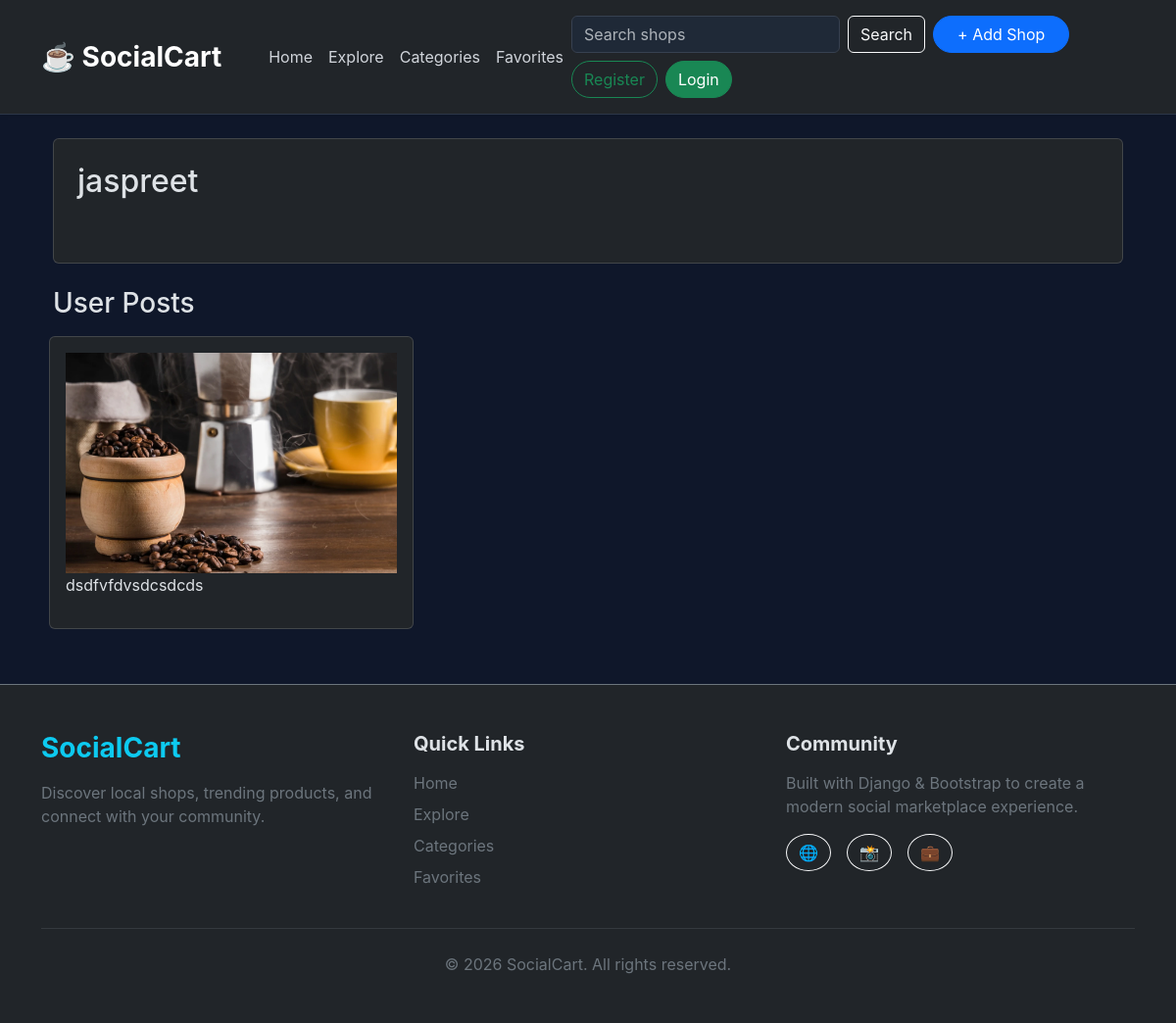
The app's page /shops/profile/jaspreet/ with its own data.
### shops/models.py (models this page shows, shortened)
class Profile(models.Model):
    user = models.OneToOneField(User, on_delete=models.CASCADE)
    bio = models.TextField(blank=True)
    profile_image = models.ImageField(upload_to='profile_images/', blank=True, null=True)
    location = models.CharField(max_length=100, blank=True)
    website = models.URLField(blank=True)

class Shop(models.Model):
    CATEGORY_CHOICES = [
        ('Coffee', 'Coffee'),
        ('Food', 'Food'),
        ('Fashion', 'Fashion'),
        ('Tech', 'Tech'),
        ('Art', 'Art'),
    ]
    user = models.ForeignKey(User, on_delete=models.CASCADE)
    text = models.TextField(max_length=240)
    photo = models.ImageField(upload_to='photos/', blank=True, null=True)
    category = models.CharField(
        max_length=20,
        choices=CATEGORY_CHOICES,
        default='Coffee'
    )
    likes = models.ManyToManyField(
        User,
        related_name='liked_shops',
        blank=True,
    )
    favorites = models.ManyToManyField(
    User,
    related_name='favorite_shops',
    blank=True
)
    created_at = models.DateTimeField(auto_now_add=True)
    updated_at = models.DateTimeField(auto_now=True)

### shops/views.py (the view)
# urls.py: path('profile/<str:username>/', views.profile, name='profile'),
def profile(request, username):
    user = User.objects.get(username=username)
    profile, created = Profile.objects.get_or_create(
        user=user
    )
    shops = Shop.objects.filter(
        user=profile.user
    ).order_by('-created_at')
    return render(
        request,
        'profile.html',
        {
            'profile': profile,
            'shops': shops
        }
    )

### shops/templates/profile.html (shortened to what this page needs)
{% extends "layout.html" %}
{% block content %}
<div class="container mt-4">
    <div class="card p-4 mb-4">
        <h2>{{ profile.user.username }}</h2>
    </div>
    <h3>User Posts</h3>
    <div class="row">
        {% for shop in shops %}
        <div class="card col-md-4 p-3 m-2">
            {% if shop.photo %}
                <img src="{{ shop.photo.url }}" class="img-fluid">
            {% endif %}
            <p>{{ shop.text }}</p>
        </div>
        {% endfor %}
    </div>
</div>
{% endblock %}

### templates/layout.html (style rules this page uses)
body { background: #0f172a; font-family: 'Inter', sans-serif; }

### records on screen
Profile: user.username "jaspreet"
Shop: photo (picture), text "dsdfvfdvsdcsdcds"
